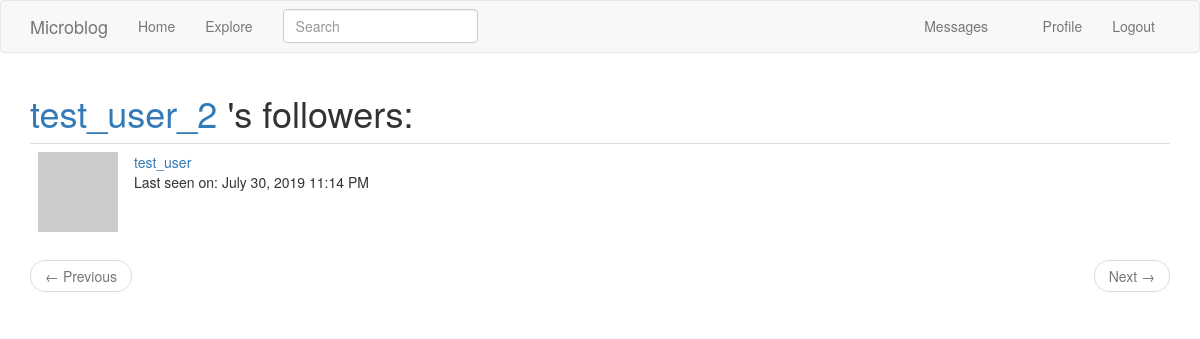
Before: /user/test_user_2/followers (signed in) with the older database file.
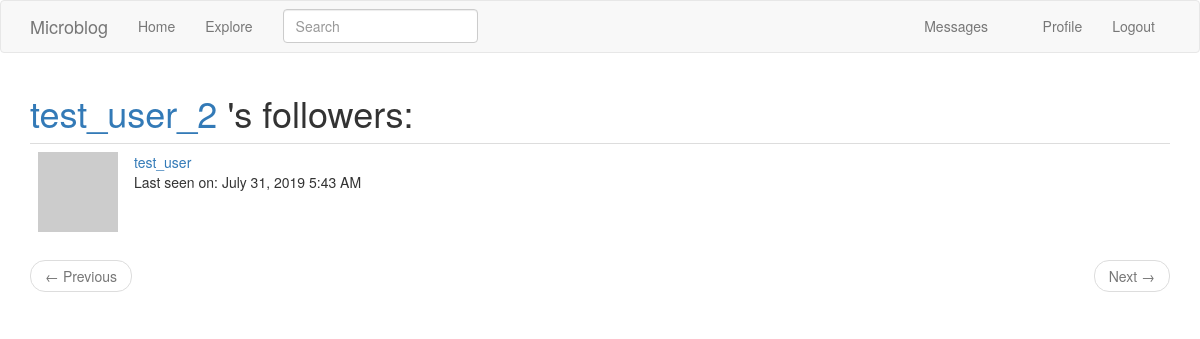
After: the same page with the newer database file.
### app/models.py (models this page shows, shortened)
class PaginatedAPIMixin(object):
    @staticmethod
    def to_collection_dict(query, page, per_page, endpoint, **kwargs):
        resources = query.paginate(page, per_page, False)
        data = {
            'items': [item.to_dict() for item in resources.items],
            '_meta': {
                'page': page,
                'per_page': per_page,
                'total_pages': resources.pages,
                'total_items': resources.total
            },
            '_links': {
                'self': url_for(endpoint, page=page, per_page=per_page, **kwargs),
                'next': url_for(endpoint, page=page+1, per_page=per_page, **kwargs) if resources.has_next else None,
                'prev': url_for(endpoint, page=page-1, per_page=per_page, **kwargs) if resources.has_prev else None
            }
        }
        return data

class User(UserMixin, PaginatedAPIMixin, db.Model):
    id = db.Column(db.Integer, primary_key=True)
    username = db.Column(db.String(64), index=True, unique=True)
    email = db.Column(db.String(120), index=True, unique=True)
    about_me = db.Column(db.String(140))
    last_seen = db.Column(db.DateTime, default=datetime.utcnow)
    password_hash = db.Column(db.String(128))
    posts = db.relationship('Post', backref='author', lazy='dynamic')
    followed = db.relationship('User', secondary=followers, primaryjoin=(followers.c.follower_id == id),
                               secondaryjoin=(followers.c.followed_id == id),
                               backref=db.backref('followers', lazy='dynamic'), lazy='dynamic')
    messages_sent = db.relationship('Message', foreign_keys='Message.sender_id',backref='author', lazy='dynamic')
    messages_received = db.relationship('Message', foreign_keys='Message.recipient_id', backref='recipient',
                                        lazy='dynamic')
    last_message_read_time = db.Column(db.DateTime)
    notifications = db.relationship('Notification', backref='user', lazy='dynamic')
    api_token = db.Column(db.String(32), index=True, unique=True)
    api_token_expiration = db.Column(db.DateTime)
    @login.user_loader
    def load_user(id):
        return User.query.get(int(id))
    def avatar(self, size):
        digest = md5(self.email.lower().encode('utf-8')).hexdigest()
        return 'https://www.gravatar.com/avatar/{}?d=identicon&s={}'.format(digest, size)
    def new_messages(self):
        last_read_time = self.last_message_read_time or datetime(1900, 1, 1)
        return Message.query.filter_by(recipient=self).filter(Message.timestamp > last_read_time).count()

### app/main/routes.py (the view)
@bp.route('/user/<username>/followers')
@login_required
def followers(username):
    user = User.query.filter_by(username=username).first_or_404()
    page = request.args.get('page', 1, type=int)
    followers = user.followers.paginate(page, current_app.config['POSTS_PER_PAGE'], False)
    next_url = url_for('main.followers', page=followers.next_num) if followers.has_next else None
    prev_url = url_for('main.followers', page=followers.prev_num) if followers.has_prev else None
    return render_template('followers.html', user=user, followers=followers.items,
                           title=user.username + '\'s Followers', next_url=next_url, prev_url=prev_url,
                           mode='followers')

### app/main/forms.py
class SearchForm(FlaskForm):
    q = StringField(_l('Search'), validators=[DataRequired()])
    def __init__(self, *args, **kwargs):
        if 'formdata' not in kwargs:
            kwargs['formdata'] = request.args
        if 'csrf_enabled' not in kwargs:
            kwargs['csrf_enabled'] = False
        super(SearchForm, self).__init__(*args, **kwargs)

### app/main/routes.py (called while the page is built)
@bp.before_app_request
def before_request():
    if current_user.is_authenticated:
        current_user.last_seen = datetime.utcnow()
        db.session.commit()
        g.search_form = SearchForm()
    g.locale = str(get_locale())

### app/models.py (called while the page is built)
    @classmethod
    def before_commit(cls, session):
        session._changes = {
            'add': list(session.new),
            'update': list(session.dirty),
            'delete': list(session.deleted)
        }

### app/templates/followers.html
{% extends "base.html" %}
{% block app_content %}
    <h1>
        <span class="user_popup">
            <a href="{{ url_for('main.user_profile', username=user.username) }}">{{ user.username }}</a>
        </span>
        {% if mode == 'followers' %}
        's followers:
        {% else %}
        is following:
        {% endif %}
    </h1>
    {% for follower in followers %}
        {% include '_user.html' %}
    {% endfor %}
    <nav aria-label="...">
        <ul class="pager">
            <li class="previous {% if not prev_url %} disabled{% endif %}">
                <a href="{{ prev_url or '#' }}">
                    <span aria-hidden="true">&larr;</span> {{ _('Previous') }}
                </a>
            </li>
            <li class="next {% if not next_url %} disabled{% endif %}">
                <a href="{{ next_url or '#' }}">
                    {{ _('Next') }} <span aria-hidden="true">&rarr;</span>
                </a>
            </li>
        </ul>
    </nav>
{% endblock %}

### app/templates/_user.html
    <table class="table table-hover">
        <tr>
            <td width="70px">
                <a href="{{ url_for('main.user_profile', username=follower.username) }}">
                    <img src="{{ follower.avatar(70) }}" />
                </a>
            </td>
            <td>
                <span class="user_popup">
                    <a href=" {{ url_for('main.user_profile', username=follower.username) }}">
                        {{ follower.username }}
                    </a>
                </span>
                {% if follower.last_seen %}
                <p>{{ _('Last seen on: ') }} {{ moment(follower.last_seen).format('LLL') }}</p>
                {% endif %}
            </td>
        </tr>
    </table>

Changed rows visible on the page:
changed User "test_user": last_seen "July 30, 2019 11:14 PM" → "July 31, 2019 5:43 AM"
